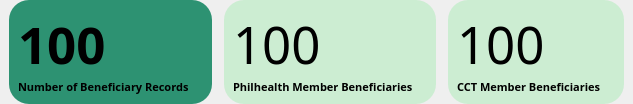
            <widget class="QWidget" name="cardsFrame" native="true">
             <property name="enabled">
              <bool>true</bool>
             </property>
             <property name="sizePolicy">
              <sizepolicy hsizetype="Preferred" vsizetype="Expanding">
               <horstretch>0</horstretch>
               <verstretch>0</verstretch>
              </sizepolicy>
             </property>
             <property name="styleSheet">
              <string notr="true">.QFrame{
	background-color: #FFFFFF;
	border-radius: 20px;
}</string>
             </property>
             <layout class="QHBoxLayout" name="horizontalLayout_18">
              <property name="spacing">
               <number>7</number>
              </property>
              <property name="leftMargin">
               <number>9</number>
              </property>
              <property name="topMargin">
               <number>0</number>
              </property>
              <property name="rightMargin">
               <number>9</number>
              </property>
              <property name="bottomMargin">
               <number>0</number>
              </property>
              <item>
               <widget class="QFrame" name="card1">
                <property name="sizePolicy">
                 <sizepolicy hsizetype="Preferred" vsizetype="Preferred">
                  <horstretch>0</horstretch>
                  <verstretch>0</verstretch>
                 </sizepolicy>
                </property>
                <property name="styleSheet">
                 <string notr="true">background-color: #2d9272;</string>
                </property>
                <property name="frameShape">
                 <enum>QFrame::StyledPanel</enum>
                </property>
                <property name="frameShadow">
                 <enum>QFrame::Raised</enum>
                </property>
                <layout class="QHBoxLayout" name="horizontalLayout_19">
                 <item>
                  <widget class="QFrame" name="frame_21">
                   <property name="sizePolicy">
                    <sizepolicy hsizetype="Preferred" vsizetype="Preferred">
                     <horstretch>0</horstretch>
                     <verstretch>0</verstretch>
                    </sizepolicy>
                   </property>
                   <property name="frameShape">
                    <enum>QFrame::StyledPanel</enum>
                   </property>
                   <property name="frameShadow">
                    <enum>QFrame::Raised</enum>
                   </property>
                   <layout class="QVBoxLayout" name="verticalLayout_12">
                    <property name="spacing">
                     <number>0</number>
                    </property>
                    <property name="leftMargin">
                     <number>0</number>
                    </property>
                    <property name="topMargin">
                     <number>0</number>
                    </property>
                    <property name="rightMargin">
                     <number>0</number>
                    </property>
                    <property name="bottomMargin">
                     <number>0</number>
                    </property>
                    <item>
                     <widget class="QLabel" name="totalNumLabel">
                      <property name="font">
                       <font>
                        <family>Moon</family>
                        <pointsize>38</pointsize>
                        <weight>75</weight>
                        <italic>false</italic>
                        <bold>true</bold>
                        <underline>false</underline>
                        <strikeout>false</strikeout>
                       </font>
                      </property>
                      <property name="text">
                       <string>100</string>
                      </property>
                     </widget>
                    </item>
                    <item>
                     <widget class="QLabel" name="label_8">
                      <property name="sizePolicy">
                       <sizepolicy hsizetype="Preferred" vsizetype="Preferred">
                        <horstretch>0</horstretch>
                        <verstretch>0</verstretch>
                       </sizepolicy>
                      </property>
                      <property name="font">
                       <font>
                        <family>Moon</family>
                        <pointsize>8</pointsize>
                        <weight>75</weight>
                        <bold>true</bold>
                        <kerning>true</kerning>
                       </font>
                      </property>
                      <property name="text">
                       <string>Number of Beneficiary Records</string>
                      </property>
                     </widget>
                    </item>
                   </layout>
                  </widget>
                 </item>
                 <item alignment="Qt::AlignRight|Qt::AlignVCenter">
                  <widget class="QLabel" name="label_7">
                   <property name="enabled">
                    <bool>true</bool>
                   </property>
                   <property name="sizePolicy">
                    <sizepolicy hsizetype="Preferred" vsizetype="Preferred">
                     <horstretch>0</horstretch>
                     <verstretch>0</verstretch>
                    </sizepolicy>
                   </property>
                   <property name="maximumSize">
                    <size>
                     <width>16777211</width>
                     <height>16777211</height>
                    </size>
                   </property>
                   <property name="text">
                    <string/>
                   </property>
                   <property name="pixmap">
                    <pixmap resource="../resource.qrc">:/newPrefix/Kids-Pack-Page-Children-Icon_white.svg</pixmap>
                   </property>
                   <property name="scaledContents">
                    <bool>false</bool>
                   </property>
                  </widget>
                 </item>
                </layout>
               </widget>
              </item>
              <item>
               <spacer name="horizontalSpacer_3">
                <property name="orientation">
                 <enum>Qt::Horizontal</enum>
                </property>
                <property name="sizeType">
                 <enum>QSizePolicy::Fixed</enum>
                </property>
                <property name="sizeHint" stdset="0">
                 <size>
                  <width>5</width>
                  <height>20</height>
                 </size>
                </property>
               </spacer>
              </item>
              <item>
               <widget class="QFrame" name="card2">
                <property name="styleSheet">
                 <string notr="true">background-color: #ccedd2;</string>
                </property>
                <property name="frameShape">
                 <enum>QFrame::StyledPanel</enum>
                </property>
                <property name="frameShadow">
                 <enum>QFrame::Raised</enum>
                </property>
                <layout class="QHBoxLayout" name="horizontalLayout_20">
                 <item>
                  <widget class="QFrame" name="frame_22">
                   <property name="frameShape">
                    <enum>QFrame::StyledPanel</enum>
                   </property>
                   <property name="frameShadow">
                    <enum>QFrame::Raised</enum>
                   </property>
                   <layout class="QVBoxLayout" name="verticalLayout_31">
                    <property name="spacing">
                     <number>0</number>
                    </property>
                    <property name="leftMargin">
                     <number>0</number>
                    </property>
                    <property name="topMargin">
                     <number>0</number>
                    </property>
                    <property name="rightMargin">
                     <number>0</number>
                    </property>
                    <property name="bottomMargin">
                     <number>0</number>
                    </property>
                    <item>
                     <widget class="QLabel" name="philHealthNumLabel">
                      <property name="font">
                       <font>
                        <family>Moon</family>
                        <pointsize>38</pointsize>
                       </font>
                      </property>
                      <property name="text">
                       <string>100</string>
                      </property>
                     </widget>
                    </item>
                    <item>
                     <widget class="QLabel" name="label_9">
                      <property name="font">
                       <font>
                        <family>Moon</family>
                        <pointsize>8</pointsize>
                        <weight>75</weight>
                        <bold>true</bold>
                        <kerning>true</kerning>
                       </font>
                      </property>
                      <property name="text">
                       <string>Philhealth Member Beneficiaries</string>
                      </property>
                     </widget>
                    </item>
                   </layout>
                  </widget>
                 </item>
                 <item alignment="Qt::AlignRight|Qt::AlignVCenter">
                  <widget class="QLabel" name="label_11">
                   <property name="text">
                    <string/>
                   </property>
                   <property name="pixmap">
                    <pixmap resource="../resource.qrc">:/newPrefix/philhealth.svg</pixmap>
                   </property>
                  </widget>
                 </item>
                </layout>
               </widget>
              </item>
              <item>
               <spacer name="horizontalSpacer_2">
                <property name="orientation">
                 <enum>Qt::Horizontal</enum>
                </property>
                <property name="sizeType">
                 <enum>QSizePolicy::Fixed</enum>
                </property>
                <property name="sizeHint" stdset="0">
                 <size>
                  <width>5</width>
                  <height>20</height>
                 </size>
                </property>
               </spacer>
              </item>
              <item>
               <widget class="QFrame" name="card3">
                <property name="styleSheet">
                 <string notr="true">background-color: #ccedd2;</string>
                </property>
                <property name="frameShape">
                 <enum>QFrame::StyledPanel</enum>
                </property>
                <property name="frameShadow">
                 <enum>QFrame::Raised</enum>
                </property>
                <layout class="QHBoxLayout" name="horizontalLayout_21">
                 <item>
                  <widget class="QFrame" name="frame_23">
                   <property name="frameShape">
                    <enum>QFrame::StyledPanel</enum>
                   </property>
                   <property name="frameShadow">
                    <enum>QFrame::Raised</enum>
                   </property>
                   <layout class="QVBoxLayout" name="verticalLayout_15">
                    <property name="spacing">
                     <number>0</number>
                    </property>
                    <property name="leftMargin">
                     <number>0</number>
                    </property>
                    <property name="topMargin">
                     <number>0</number>
                    </property>
                    <property name="rightMargin">
                     <number>0</number>
                    </property>
                    <property name="bottomMargin">
                     <number>0</number>
                    </property>
                    <item>
                     <widget class="QLabel" name="cctNumLabel">
                      <property name="font">
                       <font>
                        <family>Moon</family>
                        <pointsize>38</pointsize>
                        <weight>50</weight>
                        <italic>false</italic>
                        <bold>false</bold>
                        <underline>false</underline>
                        <strikeout>false</strikeout>
                        <kerning>true</kerning>
                       </font>
                      </property>
                      <property name="text">
                       <string>100</string>
                      </property>
                     </widget>
                    </item>
                    <item>
                     <widget class="QLabel" name="label_12">
                      <property name="font">
                       <font>
                        <family>Moon</family>
                        <pointsize>8</pointsize>
                        <weight>75</weight>
                        <bold>true</bold>
                        <kerning>true</kerning>
                       </font>
                      </property>
                      <property name="text">
                       <string>CCT Member Beneficiaries</string>
                      </property>
                     </widget>
                    </item>
                   </layout>
                  </widget>
                 </item>
                 <item alignment="Qt::AlignRight|Qt::AlignVCenter">
                  <widget class="QLabel" name="label_14">
                   <property name="text">
                    <string/>
                   </property>
                   <property name="pixmap">
                    <pixmap resource="../resource.qrc">:/newPrefix/gfdrtg.svg</pixmap>
                   </property>
                  </widget>
                 </item>
                </layout>
               </widget>
              </item>
             </layout>
            </widget>
